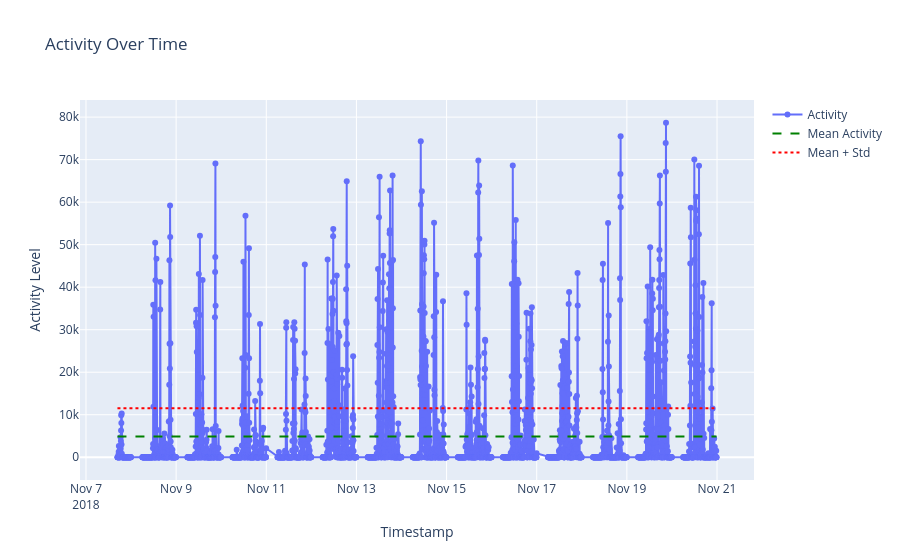

Write notebook code for a chart like this one.
### Code cell
mean_activity = data_activity['Activity'].mean()
std_activity = data_activity['Activity'].std()
fig = go.Figure()
fig.add_trace(go.Scatter(x=data_activity.index, y=data_activity['Activity'], mode='lines + markers', name='Activity'))
fig.add_trace(go.Scatter(
    x=data_activity.index, 
    y=[mean_activity] * len(data_activity), 
    mode='lines', 
    name='Mean Activity',
    line=dict(dash='dash', color='green')
))
fig.add_trace(go.Scatter(
    x=data_activity.index, 
    y=[std_activity] * len(data_activity), 
    mode='lines', 
    name='Mean + Std',
    line=dict(dash='dot', color='red')
))
fig.update_layout(
    title="Activity Over Time",
    xaxis_title="Timestamp",
    yaxis_title="Activity Level",
)
fig.show()

### Figure 1 — Plotly figure (JSON) as saved in the notebook; plotly's stock layout.template omitted (floating-point values rounded to 4 significant figures; data arrays with more than 128 entries replaced by an {"elided": "..."} marker saying what was removed)
{"data": [{"mode": "lines+markers", "name": "Activity", "type": "scatter", "x": {"elided": "2893 str values"}, "y": {"elided": "2893 float values"}}, {"line": {"color": "green", "dash": "dash"}, "mode": "lines", "name": "Mean Activity", "type": "scatter", "x": {"elided": "2893 str values"}, "y": {"elided": "2893 float values"}}, {"line": {"color": "red", "dash": "dot"}, "mode": "lines", "name": "Mean + Std", "type": "scatter", "x": {"elided": "2893 str values"}, "y": {"elided": "2893 float values"}}], "layout": {"title": {"text": "Activity Over Time"}, "xaxis": {"title": {"text": "Timestamp"}}, "yaxis": {"title": {"text": "Activity Level"}}}}
